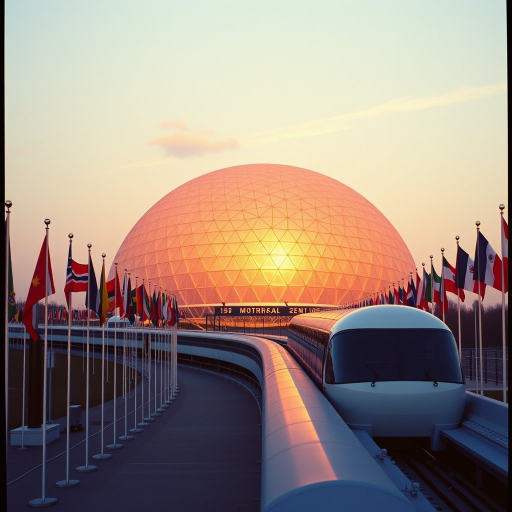
#> input picture app/assets/tile-image-montreal-1967.jpg, 1024 x 1024 px (shown at 1/2 size)
$ python plugin.py ../../app/assets/tile-image-montreal-1967.jpg ../../app/assets/tile-ansi-9eb3f7f4.png ../../app/assets/tile-ansi-9eb3f7f4.png 1.0
#> lines starting #> are read from the running program, lines starting #| are printed output that depends on the picture
# SPDX-License-Identifier: Apache-2.0
# SPDX-FileCopyrightText: © 2025 Tenstorrent AI ULC
"""
Composite utility plugin.

Layers a foreground PNG (with alpha channel, e.g. from RMBG) over a
background image, centered and scaled.  Used as the final step in logo
decoration workflows: FLUX generates the decorative background, RMBG
isolates the logo mark, this plugin combines them.

PIL runs in system python — no venv or torch required.
"""
from __future__ import annotations

from pathlib import Path

_available: bool | None = None


def is_available() -> bool:
    global _available
    if _available is not None:
        return _available
    try:
        from PIL import Image  # noqa: F401
        _available = True
    except ImportError:
        _available = False
    return _available


def composite_images(
    background_path: str,
    foreground_path: str,
    output_path: str,
    scale: float = 0.72,
) -> None:
    """Composite *foreground_path* (RGBA) centered over *background_path*.

    The foreground is scaled so its longer dimension equals *scale* × the
    background size.  Aspect ratio is preserved.  Output is saved as RGB JPEG.

    Args:
        background_path: Path to the background image (any PIL format).
        foreground_path: Path to the foreground PNG with alpha channel.
        output_path:     Destination path for the composited JPEG.
        scale:           Fraction of background size for the foreground's
                         longer dimension (default 0.72 = 72%).
    """
#> called with foreground_path = '../../app/assets/tile-ansi-9eb3f7f4.png', output_path = '../../app/assets/tile-ansi-9eb3f7f4.png', scale = 1
    from PIL import Image

    bg = Image.open(background_path).convert("RGBA")
    bg_w, bg_h = bg.size
#> bg_w = 1024; bg_h = 1024

    fg = Image.open(foreground_path).convert("RGBA")
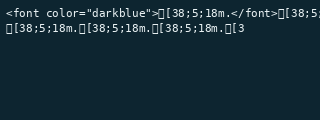
#> input picture app/assets/tile-ansi-9eb3f7f4.png, 320 x 120 px
    fg_w, fg_h = fg.size
#> fg_w = 320; fg_h = 120

    # Scale foreground so its longer dimension = scale * background longer dim
    bg_long = max(bg_w, bg_h)
#> bg_long = 1024
    fg_long = max(fg_w, fg_h)
#> fg_long = 320
    ratio = (bg_long * scale) / fg_long
#> ratio = 3.2
    new_fg_w = int(fg_w * ratio)
#> new_fg_w = 1024
    new_fg_h = int(fg_h * ratio)
#> new_fg_h = 384
    fg = fg.resize((new_fg_w, new_fg_h), Image.LANCZOS)
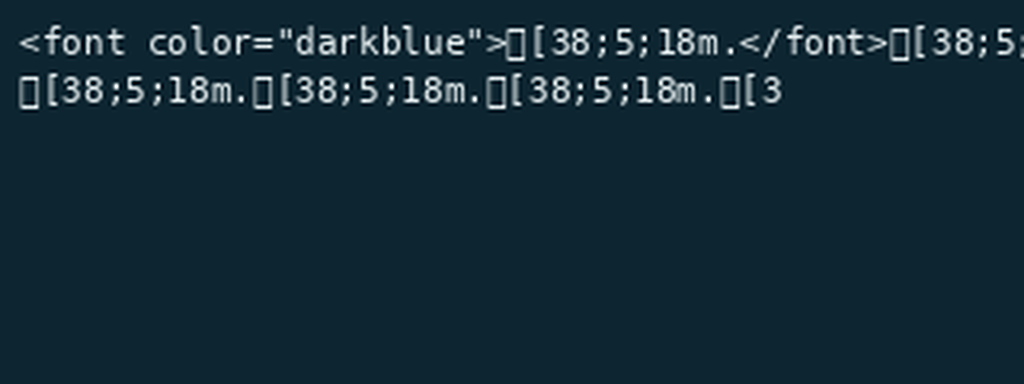
#> fg: PIL image 1024x384 RGBA; mean R, G, B, A 19.7, 43, 53.8, 255

    # Center the foreground on the background
    offset_x = (bg_w - new_fg_w) // 2
#> offset_x = 0
    offset_y = (bg_h - new_fg_h) // 2
#> offset_y = 320
    bg.paste(fg, (offset_x, offset_y), fg)
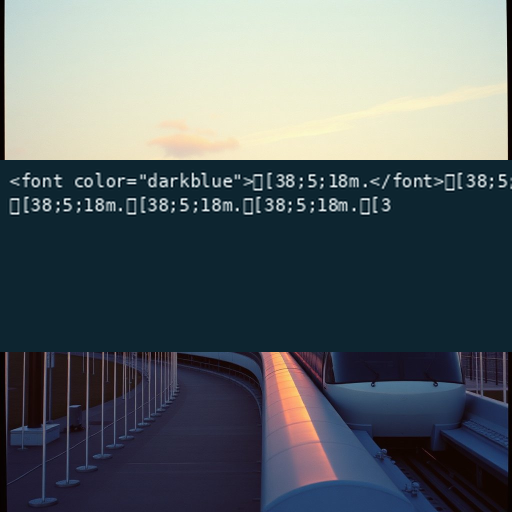
#> bg: PIL image 1024x1024 RGBA (shown at 1/2 size); mean R, G, B, A 93.1, 102.1, 105.2, 255

    Path(output_path).parent.mkdir(parents=True, exist_ok=True)
    bg.convert("RGB").save(output_path, quality=95)


if __name__ == "__main__":
    import sys
    if len(sys.argv) < 4:
        print("Usage: plugin.py <background> <foreground> <output> [scale]")
        sys.exit(1)
    scale = float(sys.argv[4]) if len(sys.argv) > 4 else 0.72
    composite_images(sys.argv[1], sys.argv[2], sys.argv[3], scale)
    print(f"Saved: {sys.argv[3]}")
